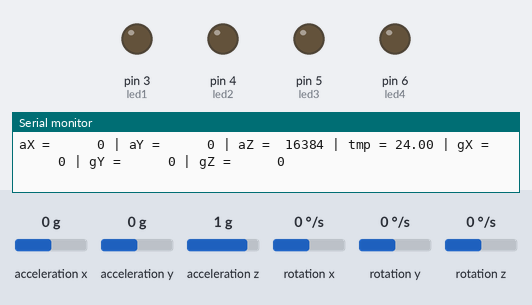
A sketch run on a simulated Arduino Uno, built with avr-gcc and run on an emulated ATmega328P. On the bench: output pins drawn as LEDs (lit = HIGH), the last lines printed to the serial monitor. Wiring (inferred from the names in the program): MPU-6050 motion sensor at I2C address 0x68. The inputs (shaded band) are chosen by the test bench; at power-on: acceleration x 0 g, acceleration y 0 g, acceleration z 1 g, rotation x 0 °/s, rotation y 0 °/s, rotation z 0 °/s.

Above: at 1.8 s.
1.9 s: acceleration x set to -0.2 g
4.6 s: acceleration x set to -0.5 g
At 5.5 s:
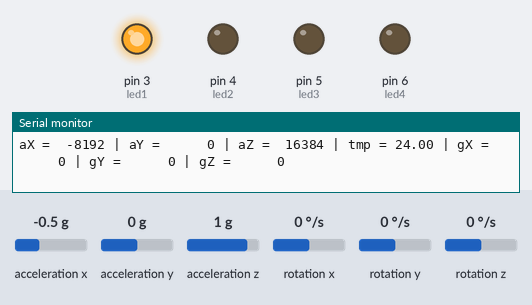
6.7 s: acceleration x set to 0.8 g
At 8.4 s:
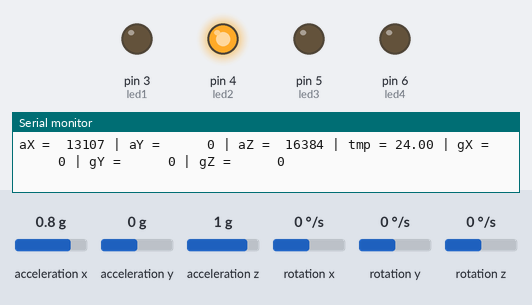
8.7 s: acceleration x set to 0.5 g
11.8 s: acceleration x set to 0.2 g
At 13.6 s:
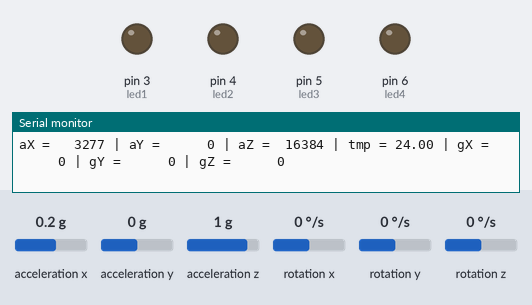
13.9 s: acceleration y set to -0.2 g
17.0 s: acceleration y set to -0.5 g
At 18.0 s:
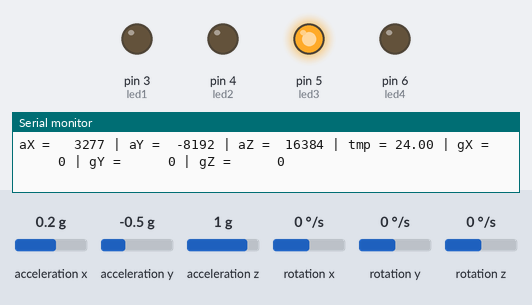
Timing chart, 0 to 20.0 s (numbered marks = the images above; inputs shaded):
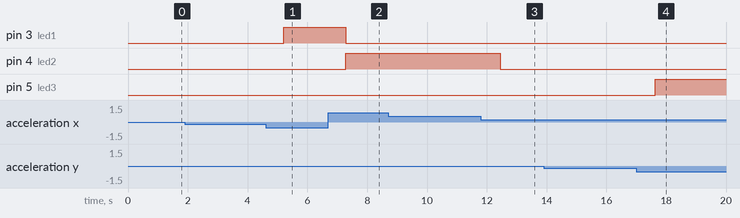

Measured:
- the behaviour switches between -0.3 and -0.4 g on acceleration x (found by bisection; images 0 and 1)
- the behaviour switches between 0.4 and 0.3 g on acceleration x (found by bisection; images 2 and 3)
- the behaviour switches between -0.3 and -0.4 g on acceleration y (found by bisection; images 3 and 4)
- after the input at 4.6 s, pin 3 (led1): LOW → HIGH after 0.61 s
- after the input at 6.7 s, pin 3 (led1): HIGH → LOW after 0.58 s; pin 4 (led2): LOW → HIGH after 0.58 s
- after the input at 11.8 s, pin 4 (led2): HIGH → LOW after 0.66 s
- after the input at 17.0 s, pin 5 (led3): LOW → HIGH after 0.63 s

The sketch:

accelerometer.ino
```cpp
#include "Wire.h" // This library allows you to communicate with I2C devices.
const int MPU_ADDR = 0x68; // I2C address of the MPU-6050. If AD0 pin is set to HIGH, the I2C address will be 0x69.
int16_t accelerometer_x, accelerometer_y, accelerometer_z; // variables for accelerometer raw data
int16_t gyro_x, gyro_y, gyro_z; // variables for gyro raw data
int16_t temperature; // variables for temperature data
int led1 = 3;
int led2 = 4;
int led3 = 5;
int led4 = 6;

char tmp_str[7]; // temporary variable used in convert function
char* convert_int16_to_str(int16_t i) { // converts int16 to string. Moreover, resulting strings will have the same length in the debug monitor.
  sprintf(tmp_str, "%6d", i);
  return tmp_str;
}
void setup() {
  Serial.begin(9600);
  Wire.begin();
  Wire.beginTransmission(MPU_ADDR); // Begins a transmission to the I2C slave (GY-521 board)
  Wire.write(0x6B); // PWR_MGMT_1 register
  Wire.write(0); // set to zero (wakes up the MPU-6050)
  Wire.endTransmission(true);
  pinMode(led1, OUTPUT);
  pinMode(led2, OUTPUT);
  pinMode(led3, OUTPUT);
  pinMode(led4, OUTPUT);
}
void loop() {
  Wire.beginTransmission(MPU_ADDR);
  Wire.write(0x3B); // starting with register 0x3B (ACCEL_XOUT_H) [MPU-6000 and MPU-6050 Register Map and Descriptions Revision 4.2, p.40]
  Wire.endTransmission(false); // the parameter indicates that the Arduino will send a restart. As a result, the connection is kept active.
  Wire.requestFrom(MPU_ADDR, 7*2, true); // request a total of 7*2=14 registers

  // "Wire.read()<<8 | Wire.read();" means two registers are read and stored in the same variable
  accelerometer_x = Wire.read()<<8 | Wire.read(); // reading registers: 0x3B (ACCEL_XOUT_H) and 0x3C (ACCEL_XOUT_L)
  accelerometer_y = Wire.read()<<8 | Wire.read(); // reading registers: 0x3D (ACCEL_YOUT_H) and 0x3E (ACCEL_YOUT_L)
  accelerometer_z = Wire.read()<<8 | Wire.read(); // reading registers: 0x3F (ACCEL_ZOUT_H) and 0x40 (ACCEL_ZOUT_L)
  temperature = Wire.read()<<8 | Wire.read(); // reading registers: 0x41 (TEMP_OUT_H) and 0x42 (TEMP_OUT_L)
  gyro_x = Wire.read()<<8 | Wire.read(); // reading registers: 0x43 (GYRO_XOUT_H) and 0x44 (GYRO_XOUT_L)
  gyro_y = Wire.read()<<8 | Wire.read(); // reading registers: 0x45 (GYRO_YOUT_H) and 0x46 (GYRO_YOUT_L)
  gyro_z = Wire.read()<<8 | Wire.read(); // reading registers: 0x47 (GYRO_ZOUT_H) and 0x48 (GYRO_ZOUT_L)

  // print out data
  Serial.print("aX = "); Serial.print(convert_int16_to_str(accelerometer_x));
  Serial.print(" | aY = "); Serial.print(convert_int16_to_str(accelerometer_y));
  Serial.print(" | aZ = "); Serial.print(convert_int16_to_str(accelerometer_z));
  // the following equation was taken from the documentation [MPU-6000/MPU-6050 Register Map and Description, p.30]
  Serial.print(" | tmp = "); Serial.print(temperature/340.00+36.53);
  Serial.print(" | gX = "); Serial.print(convert_int16_to_str(gyro_x));
  Serial.print(" | gY = "); Serial.print(convert_int16_to_str(gyro_y));
  Serial.print(" | gZ = "); Serial.print(convert_int16_to_str(gyro_z));
  Serial.println();
  if(accelerometer_x < -5000) {
    digitalWrite(led1, HIGH);
    digitalWrite(led2, LOW);
    digitalWrite(led3, LOW);
    digitalWrite(led4, LOW);
  } else if(accelerometer_x > 5000) {
    digitalWrite(led1, LOW);
    digitalWrite(led2, HIGH);
    digitalWrite(led3, LOW);
    digitalWrite(led4, LOW);
  } else if(accelerometer_y < -5000) {
    digitalWrite(led1, LOW);
    digitalWrite(led2, LOW);
    digitalWrite(led3, HIGH);
    digitalWrite(led4, LOW);
  } else if(accelerometer_y > 5000) {
    digitalWrite(led1, LOW);
    digitalWrite(led2, LOW);
    digitalWrite(led3, LOW);
    digitalWrite(led4, HIGH);
  } else {
    digitalWrite(led1, LOW);
    digitalWrite(led2, LOW);
    digitalWrite(led3, LOW);
    digitalWrite(led4, LOW);
  }
  // delay
  delay(1000);
}
```
